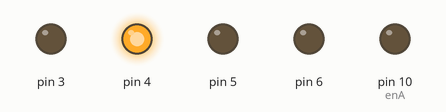
Bench run of a sketch on a simulated Arduino Uno, built with avr-gcc and run on an emulated ATmega328P. On the bench: output pins drawn as LEDs (lit = HIGH).

Above: at 1.5 s.
At 4.5 s:
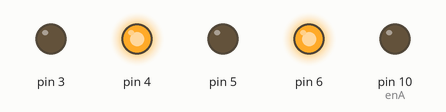
At 7.5 s:
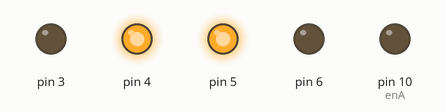
At 10.5 s:
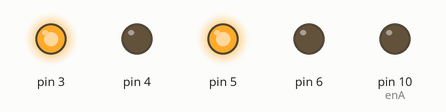
At 13.5 s:
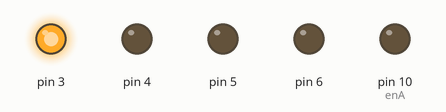
Timing chart, 0 to 19.5 s (numbered marks = the images above):
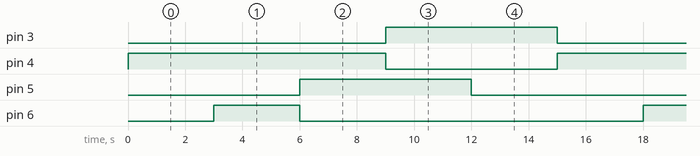

The sketch:

TEST_CAR.ino
```cpp
int enA=10;
void setup() {
  // put your setup code here, to run once:
  Serial.begin(9600);
pinMode(4, OUTPUT);
  pinMode(3, OUTPUT);
  pinMode(5, OUTPUT);
  pinMode(6, OUTPUT);
  pinMode(enA, OUTPUT);

}

void loop() {
  // put your main code here, to run repeatedly:
// digitalWrite(3, HIGH);
//    digitalWrite (4, LOW);
//    delay(3000);
//
////     delay(1000);
////right
//   analogWrite(5,0);
//   digitalWrite(5, HIGH);
//    digitalWrite (6, LOW);
//    delay(1000);
//

//
////   analogWrite(6,255);
////     delay(1000);
////     analogWrite(6,0);
 //digitalWrite(5, LOW);
 // digitalWrite (6, HIGH);
//    delay(1000);

//delay(3000);
//
//    analogWrite(5,0);
//    analogWrite(6,0);

//part -2  Using Analogs

//Serial.println("this is 30 analog speed ");
//   analogWrite (3, 0);
//   analogWrite (4, 30);
////    analogWrite(enA,30);
//delay(2000);
//Serial.println("this is 60 analog speed ");
////analogWrite(enA,60);
//analogWrite (3, 0);
//   analogWrite (4, 60);
//delay(2000);
//Serial.println("this is 100 analog speed ");
////analogWrite(enA,100);
//analogWrite (3, 0);
//   analogWrite (4, 100);
//delay(2000);
//Serial.println("this is 180 analog speed ");
////analogWrite(enA,180);
//analogWrite (3, 0);
//   analogWrite (4, 180);
//delay(2000);
//Serial.println("this is 255 analog speed ");
////analogWrite(enA,255);
//analogWrite (3, 0);
//   analogWrite (4, 255);
//delay(2000);

//part -3
//Serial.println("this is 100 analog speed ");
//analogWrite (4, 100);
//delay(3000);
//Serial.println("this is 180 analog speed ");
//analogWrite (4, 180);
//delay(3000);
//Serial.println("this is 255 analog speed ");

//THIS IS FRONT
digitalWrite (4, HIGH);
digitalWrite (3, LOW);
delay(3000);
//THIS IS RIGHT
digitalWrite (6, HIGH);
digitalWrite (5, LOW);
delay(3000);
//THIS IS LEFT
digitalWrite (6, LOW);
digitalWrite (5, HIGH);
delay(3000);

//THIS IS BACK
digitalWrite (3, HIGH);
digitalWrite (4, LOW);
delay(3000);
//THIS IS STRAIGHT
digitalWrite (6, LOW);
digitalWrite (5, LOW);
delay(3000);

}
```

Measured:
- by itself, pin 3, pin 5: alternates HIGH for 6.0 s and LOW for 9.0 s
- by itself, pin 4: alternates HIGH for 9.0 s and LOW for 6.0 s
- by itself, pin 6: alternates HIGH for 3.0 s and LOW for 12.0 s
